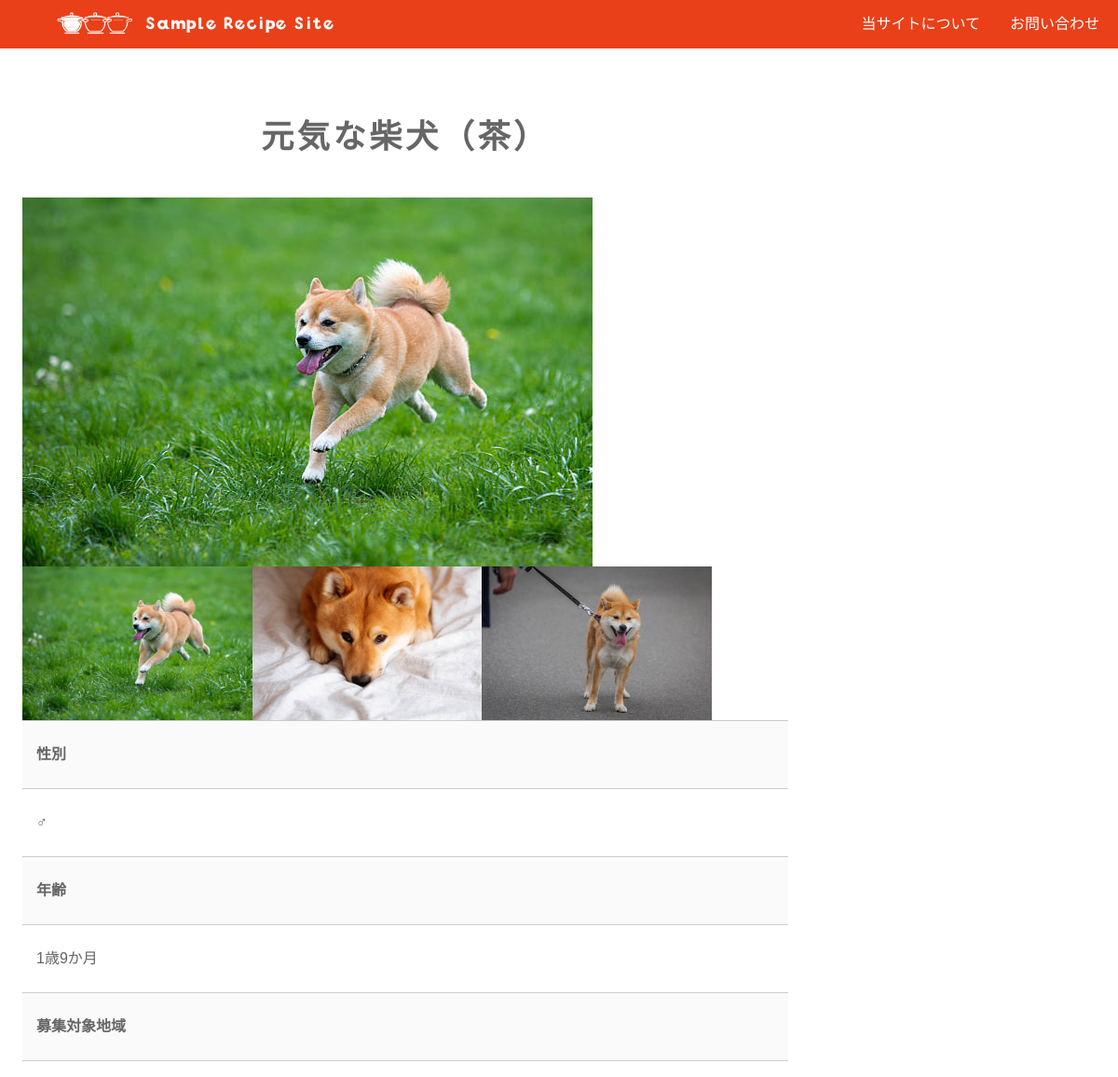
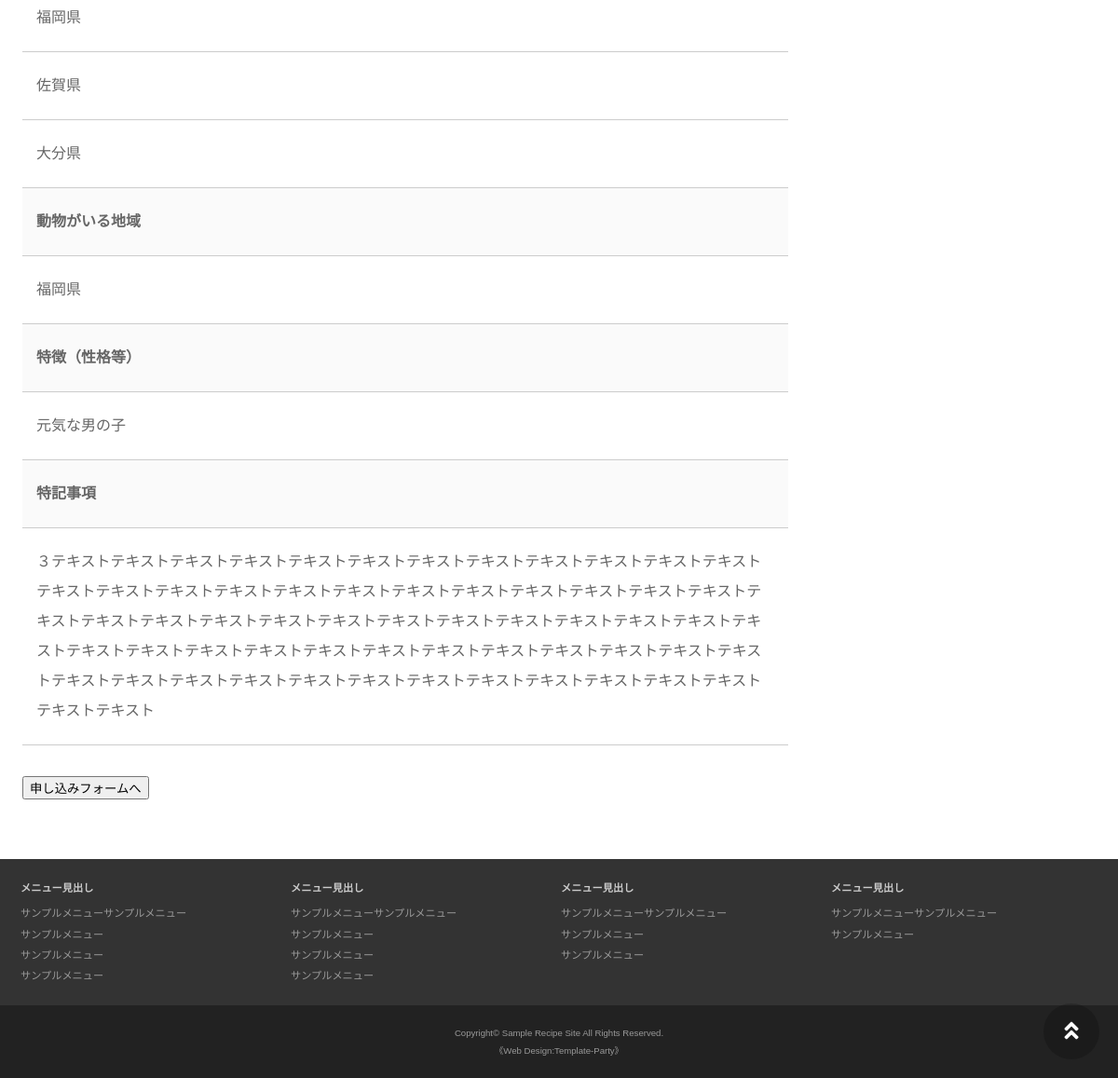
The app's page /kfc_template/recruit_detail.php?animal_id=3 with its own data (2 pictures, top to bottom).
### tables this page shows
CREATE TABLE `animal` (
  `animal_id` int(20) UNSIGNED NOT NULL,
  `title` varchar(40) NOT NULL,
  `image_1` varchar(40) NOT NULL,
  `image_2` varchar(40) NOT NULL,
  `image_3` varchar(40) NOT NULL,
  `kind` varchar(40) NOT NULL,
  `gender` varchar(20) DEFAULT NULL,
  `age` varchar(20) NOT NULL,
  `area_1` varchar(40) NOT NULL,
  `area_2` varchar(40) DEFAULT NULL,
  `area_3` varchar(40) DEFAULT NULL,
  `animal_area` varchar(40) NOT NULL,
  `animal_character` varchar(40) DEFAULT NULL,
  `other` varchar(500) DEFAULT NULL,
  `user_id` varchar(40) NOT NULL
);

### kfc_template/recruit_detail.php (the view, shortened to what this page needs)
<?php
require_once("./lib/util.php");
$user = 'username';
$password = 'kfc';
$dbName = 'shotohlcd31_ kfc';
$host = 'localhost';
$dsn = "mysql:host={$host};dbname={$dbName};charset=utf8";
?>
<?php include('parts/header.php'); ?>
<div id="container">
  <main>
    <?php
    if (!empty($_GET['animal_id'])) {
      $animal_id = $_GET['animal_id'];
    } else {
      echo "<p>無効な掲載IDです。</p>";
      echo "<a href='recruit.php'><button>里親募集ページに戻る</button></a><br>";
      exit();
    }
    try {
      $pdo = new PDO($dsn, $user, $password);
      $pdo->setAttribute(PDO::ATTR_EMULATE_PREPARES, false);
      $pdo->setAttribute(PDO::ATTR_ERRMODE, PDO::ERRMODE_EXCEPTION);
      if (!empty($animal_id)) {
        $sql = "SELECT * FROM animal WHERE animal_id = :animal_id ";
        $stm = $pdo->prepare($sql);
        $stm->bindValue(':animal_id', $animal_id, PDO::PARAM_STR);
        $stm->execute();
        $result = $stm->fetchAll(PDO::FETCH_ASSOC);
      }
    } catch (Exception $e) {
      echo '<span class ="error">エラーがありました</span><br>';
      echo $e->getMessage();
      exit();
    }
    ?>
    <?php
    if (isset($result)) {
      foreach ($result as $row) {
        echo <<<"EOL"
  <div>
  <h2>{$row['title']}</h2>
  <div>
  <img src="./images/animal_photo/{$row['image_1']}" alt="{$row['kind']}">
  <div style="display:flex">
  <img src="./images/animal_photo/{$row['image_1']}" alt="{$row['kind']}" style="width: 30%;">
  <img src="./images/animal_photo/{$row['image_2']}" alt="{$row['kind']}"style="width: 30%;">
  <img src="./images/animal_photo/{$row['image_3']}" alt="{$row['kind']}"style="width: 30%;">
  </div>
  </div>
  <table class='ta1'>
    <tr><th>性別</th></tr>
    <tr><td>{$row['gender']}</td></tr>
    <tr><th>年齢</th></tr>
    <tr><td>{$row['age']}</td></tr>
    <tr><th>募集対象地域</th></tr>
    <tr><td>{$row['area_1']}</td></tr>
    <tr><td>{$row['area_2']}</td></tr>
    <tr><td>{$row['area_3']}</td></tr>
    <tr><th>動物がいる地域</th></tr>
    <tr><td>{$row['animal_area']}</td></tr>
    <tr><th>特徴（性格等）</th></tr>
    <tr><td>{$row['animal_character']}</td></tr>
    <tr><th>特記事項</th></tr>
    <tr><td>{$row['other']}</td></tr>
  </table>
  </div>
  EOL;
      }
    }
    ?>
    <form action="./recruit_form.php" method="POST">
      <input type="submit" name="submit" value="申し込みフォームへ">
    </form>
  </main>
</div>
<?php include('parts/footer.php'); ?>

### kfc_template/css/style.css (style rules this page uses)
html,body { margin: 0;padding: 0; font-size: 13px; }
body { font-family: "ヒラギノ丸ゴ Pro", "Hiragino Maru Gothic Pro", "メイリオ", Meiryo, Osaka, "ＭＳ Ｐゴシック", "MS PGothic", sans-serif; -webkit-text-size-adjust: none; background: #fff; color: #666; line-height: 2; overflow-x: hidden; }
table { border-collapse:collapse; }
img { border: none;max-width: 100%;height: auto;vertical-align: middle; }
#container { margin: 5% 2%; display: flex; justify-content: space-between; }
main h2 { margin: 0; margin: 0 0 30px; letter-spacing: 0.1em; text-align: center; font-size: 2.2em; }
.ta1 { border-top: 1px solid #ccc; width: 100%; margin: 0 auto 30px; }
.ta1 tr { border-bottom: 1px solid #ccc; }
.ta1 th, .ta1 td { padding: 10px 5px; word-break: break-all; }
.ta1 th { width: 30%; text-align: left; background: #fafafa; }
@media screen and (min-width:900px) { html, body { font-size: 16px; } }
@media screen and (min-width:900px) { main { width: calc(100% - 230px); order: 2; } }
@media screen and (min-width:900px) { .ta1 th, .ta1 td { padding: 20px 15px; } }
@media screen and (min-width:900px) { .ta1 th { width: 20%; } }
@media screen and (min-width:1200px) { main { width: calc(100% - 330px); } }

### records on screen
animal: title "元気な柴犬（茶）", image_1 (picture), image_2 (picture), image_3 (picture), gender "♂", age "1歳9か月", area_1 "福岡県", area_2 "佐賀県", area_3 "大分県", animal_area "福岡県", animal_character "元気な男の子", other "３テキストテキストテキストテキストテキストテキストテキストテキストテキストテキストテキストテキストテキストテキストテキストテキストテキストテキストテキストテキストテキストテキストテキストテキストテキストテキストテキストテキストテキストテキストテキストテキストテキストテキストテキストテキストテキストテキストテキストテキストテキストテキストテキストテキストテキストテキストテキストテキストテキストテキストテキストテキストテキストテキストテキストテキストテキストテキストテキストテキストテキストテキストテキスト"
